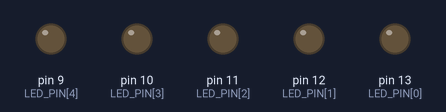
The sketch below on a simulated Arduino Uno, built with avr-gcc and run on an emulated ATmega328P. On the bench: output pins drawn as LEDs (lit = HIGH).

Above: at 0.2 s.
At 2.7 s:
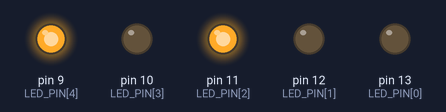
At 5.2 s:
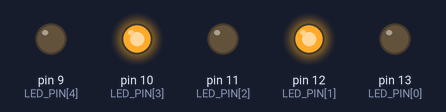
At 10.2 s:
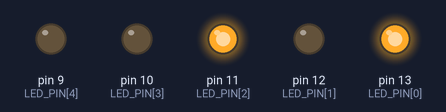
At 15.2 s:
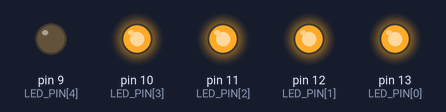
At 20.2 s:
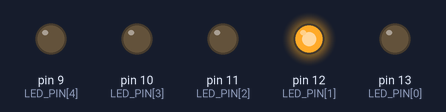
Timing chart, 0 to 20.8 s (numbered marks = the images above):
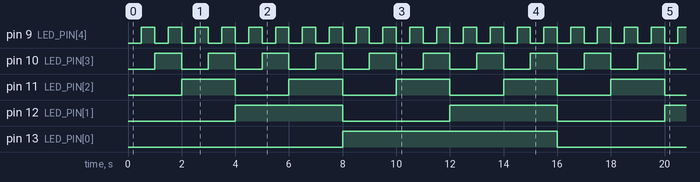

The sketch:

code.ino
```cpp
// define the LED pin numbers and count of LEDs
const int LED_PIN[] = {13, 12, 11, 10, 9};
const int LED_COUNT = sizeof(LED_PIN) / sizeof(LED_PIN[0]);

// define the increment value and wait time for LED sequence
const int INCREMENT_VALUE = 1;
const int WAIT_TIME = 500;

// initialize variables for LED sequence
int counter = 0;
int period = 0;


// initialize variable to track time elapsed
unsigned long previousMillis = 0;

void setup() {
  // set LED pins as output
  for (int i = 0; i < LED_COUNT; i++) {
    pinMode(LED_PIN[i], OUTPUT);
  }
}

void loop() {
  // get current time
  unsigned long currentMillis = millis();

  // check if wait time has elapsed
  if (currentMillis - previousMillis >= WAIT_TIME) {
    // update previous time to current time
    previousMillis = currentMillis;

    // increment counter and period variables
    counter += INCREMENT_VALUE;
    if (counter > 31) {
      counter = counter % 32;
      period++;
    }

    // if period has elapsed, turn off all LEDs and enter infinite loop
    if (period > 3) {
      for (int i = 0; i < LED_COUNT; i++) {
        digitalWrite(LED_PIN[i], LOW);
      }
      while (true) {}
    }
    // otherwise, light LEDs according to binary value of counter
    else {
      lightLED(counter);
    }
  }
}

// function to light LEDs according to binary value of input parameter
void lightLED(int value) {

  // iterate over LED pins from right to left
  for (int i = LED_COUNT - 1; i >= 0; i--) {
    // set LED pin to the corresponding binary bit
    digitalWrite(LED_PIN[i], value & 1);
    // shift right to get next binary bit
    value = value >> 1;
  }
}
```

Measured:
- by itself, pin 9 (LED_PIN[4]): alternates HIGH for 0.50 s and LOW for 0.50 s
- by itself, pin 10 (LED_PIN[3]): alternates HIGH for 1.0 s and LOW for 1.0 s
- by itself, pin 11 (LED_PIN[2]): alternates HIGH for 2.0 s and LOW for 2.0 s
- by itself, pin 12 (LED_PIN[1]): alternates HIGH for 4.0 s and LOW for 4.0 s
- by itself, pin 13 (LED_PIN[0]): alternates HIGH for 8.0 s and LOW for 8.0 s
